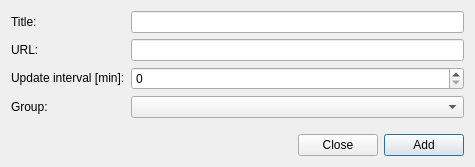
<?xml version="1.0" encoding="UTF-8"?>
<ui version="4.0">
 <class>DialogAddRss</class>
 <widget class="QDialog" name="DialogAddRss">
  <property name="geometry">
   <rect>
    <x>0</x>
    <y>0</y>
    <width>475</width>
    <height>167</height>
   </rect>
  </property>
  <property name="sizePolicy">
   <sizepolicy hsizetype="Preferred" vsizetype="Minimum">
    <horstretch>1</horstretch>
    <verstretch>0</verstretch>
   </sizepolicy>
  </property>
  <property name="windowTitle">
   <string>Add RSS</string>
  </property>
  <property name="modal">
   <bool>true</bool>
  </property>
  <layout class="QVBoxLayout" name="verticalLayout_2">
   <item>
    <layout class="QFormLayout" name="formLayout">
     <item row="0" column="0">
      <widget class="QLabel" name="label">
       <property name="text">
        <string>Title:</string>
       </property>
      </widget>
     </item>
     <item row="0" column="1">
      <widget class="QLineEdit" name="e_title"/>
     </item>
     <item row="1" column="0">
      <widget class="QLabel" name="label_2">
       <property name="text">
        <string>URL:</string>
       </property>
      </widget>
     </item>
     <item row="1" column="1">
      <widget class="QLineEdit" name="e_url"/>
     </item>
     <item row="3" column="0">
      <widget class="QLabel" name="label_3">
       <property name="text">
        <string>Group:</string>
       </property>
      </widget>
     </item>
     <item row="2" column="0">
      <widget class="QLabel" name="label_5">
       <property name="text">
        <string>&lt;html&gt;&lt;head/&gt;&lt;body&gt;&lt;p&gt;Update  interval [min]:&lt;/p&gt;&lt;/body&gt;&lt;/html&gt;</string>
       </property>
      </widget>
     </item>
     <item row="2" column="1">
      <widget class="QSpinBox" name="e_interval">
       <property name="maximum">
        <number>50000</number>
       </property>
       <property name="singleStep">
        <number>5</number>
       </property>
      </widget>
     </item>
     <item row="3" column="1">
      <widget class="QComboBox" name="c_group"/>
     </item>
    </layout>
   </item>
   <item>
    <layout class="QHBoxLayout" name="horizontalLayout" stretch="1,0,0">
     <property name="sizeConstraint">
      <enum>QLayout::SetMinimumSize</enum>
     </property>
     <item>
      <spacer name="horizontalSpacer">
       <property name="orientation">
        <enum>Qt::Horizontal</enum>
       </property>
       <property name="sizeType">
        <enum>QSizePolicy::Expanding</enum>
       </property>
       <property name="sizeHint" stdset="0">
        <size>
         <width>40</width>
         <height>20</height>
        </size>
       </property>
      </spacer>
     </item>
     <item>
      <widget class="QPushButton" name="cancel_btn">
       <property name="text">
        <string>Close</string>
       </property>
      </widget>
     </item>
     <item>
      <widget class="QPushButton" name="add_btn">
       <property name="text">
        <string>Add</string>
       </property>
       <property name="default">
        <bool>true</bool>
       </property>
      </widget>
     </item>
    </layout>
   </item>
  </layout>
 </widget>
 <resources/>
 <connections/>
</ui>
